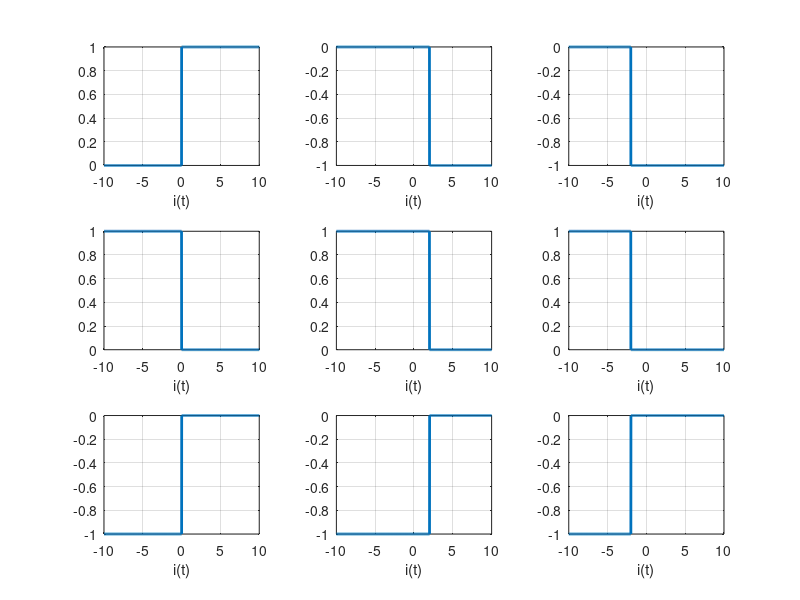

Write MATLAB code to recreate this figure.
A=1; T=2; t=-10:0.01:10;
u0 = @(t)(t>=0)

subplot(3,3,1)
i=A*u0(t);
plot(t,i, 'LineWidth', 2)
xlabel('t'); xlabel('i(t)'); grid

subplot(3,3,2)
i=-A*u0(t-T);
plot(t,i, 'LineWidth', 2)
xlabel('t'); xlabel('i(t)'); grid

subplot(3,3,3)
i=-A*u0(t+T);
plot(t,i, 'LineWidth', 2)
xlabel('t'); xlabel('i(t)'); grid

subplot(3,3,4)
i=-A*u0(t)+1;
plot(t,i, 'LineWidth', 2)
xlabel('t'); xlabel('i(t)'); grid

subplot(3,3,5)
i=-A*u0(t-T)+1;
plot(t,i, 'LineWidth', 2)
xlabel('t'); xlabel('i(t)'); grid

subplot(3,3,6)
i=-A*u0(t+T)+1;
plot(t,i, 'LineWidth', 2)
xlabel('t'); xlabel('i(t)'); grid


subplot(3,3,7)
i=-A*u0(-t);
plot(t,i, 'LineWidth', 2)
xlabel('t'); xlabel('i(t)'); grid

subplot(3,3,8)
i=-A*u0(-t+T);
plot(t,i, 'LineWidth', 2)
xlabel('t'); xlabel('i(t)'); grid

subplot(3,3,9)
i=-A*u0(-t-T);
plot(t,i, 'LineWidth', 2)
xlabel('t'); xlabel('i(t)'); grid
